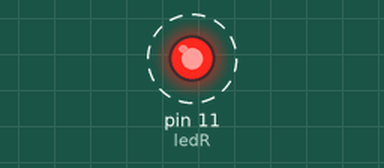
This sketch was run on a simulated Arduino Uno, built with avr-gcc and run on an emulated ATmega328P. On the bench: output pins drawn as LEDs (lit = HIGH). Dashed ring = blinking.

Above: at 0.5 s.
Timing chart, 0 to 4.6 s (numbered marks = the images above):
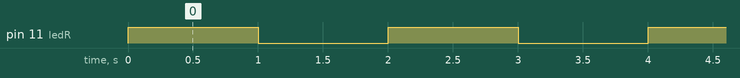

The sketch:

sketch_jan29a.ino
```cpp
int ledR = 11;
void setup(){
  pinMode(ledR,OUTPUT);
}
void loop(){
  digitalWrite(ledR,HIGH);
  delay(1000);
  digitalWrite(ledR,LOW);
  delay(1000);
  }
```

Measured:
- by itself, pin 11 (ledR): alternates HIGH for 1.0 s and LOW for 1.0 s
